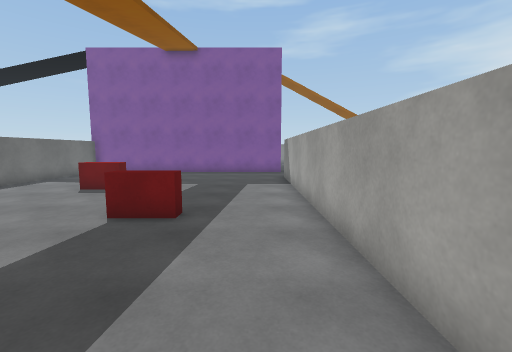
[1] (above)

24 first-person views from a walk through a 3-D level made in the Unity game engine. The camera is 1.5 m above the floor, tilts 6° down and sees 90° across. The floor is counted in squares, 1 m on a side. Each view is taken from the middle of a square. On the plan, view 1 faces up. The plan holds only what a view shows up to about 13 squares ahead; the rest is blank. The place goes on beyond the plan. Surface patterns are stand-ins for the level's own textures.

[2]
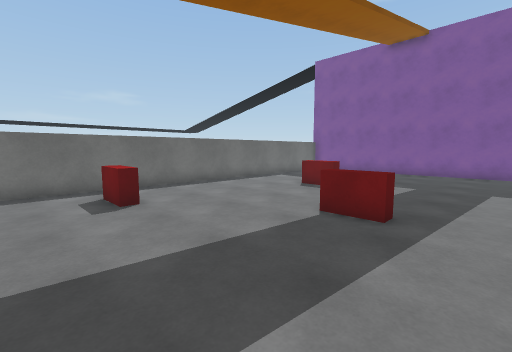

[3]
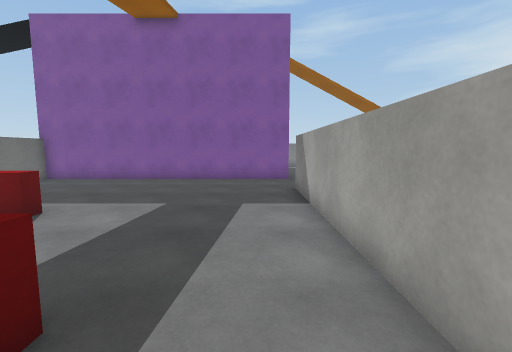

[4]
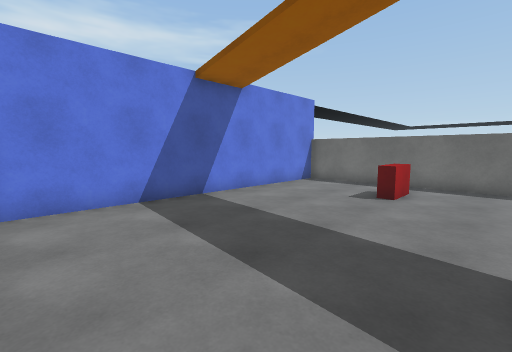

[5]
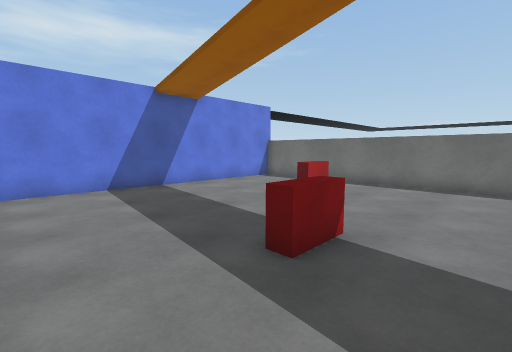

[6]
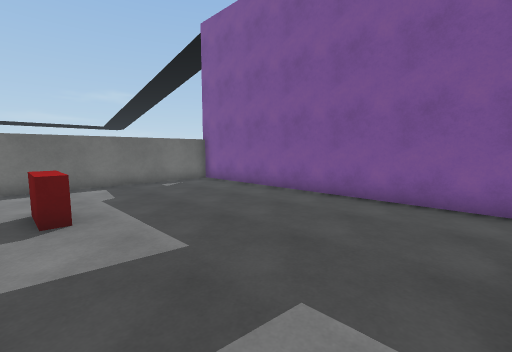

[7]
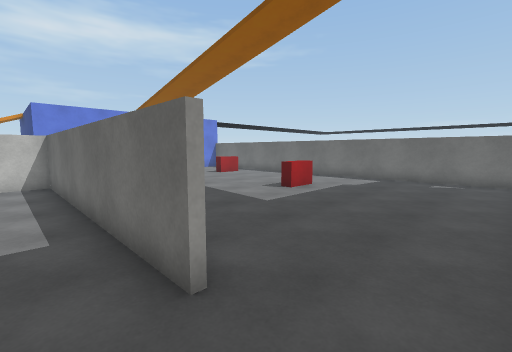

[8]
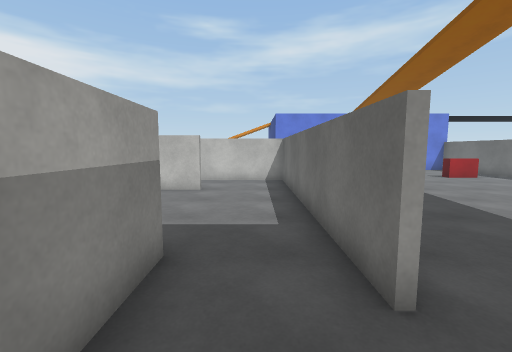

[9]
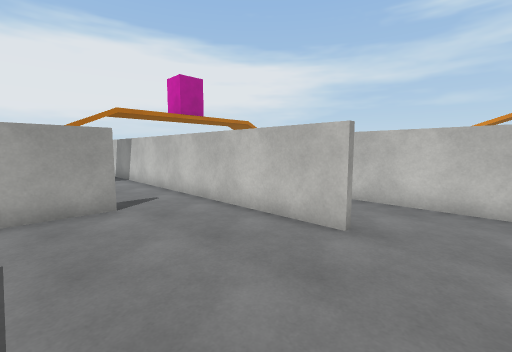

[10]
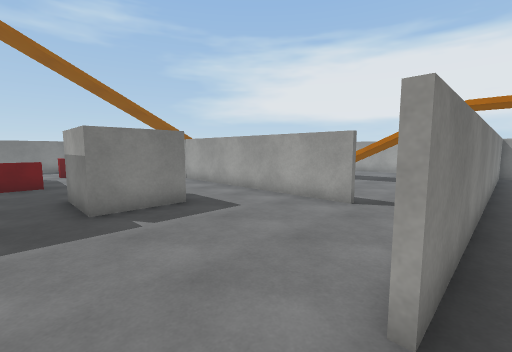

[11]
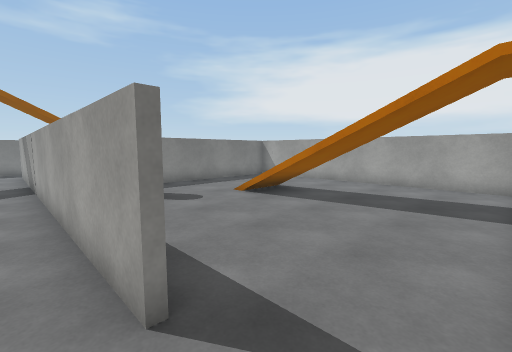

[12]
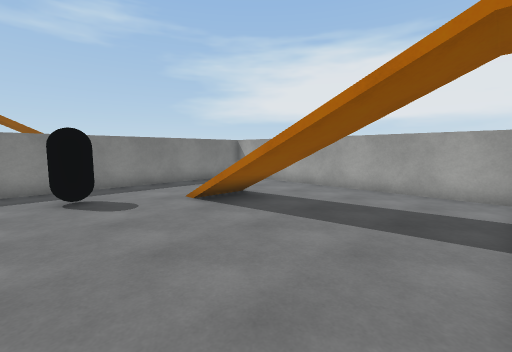

[13]
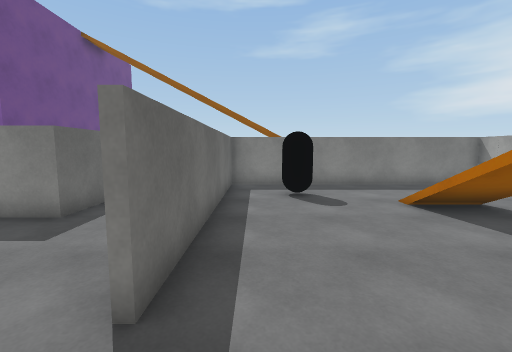

[14]
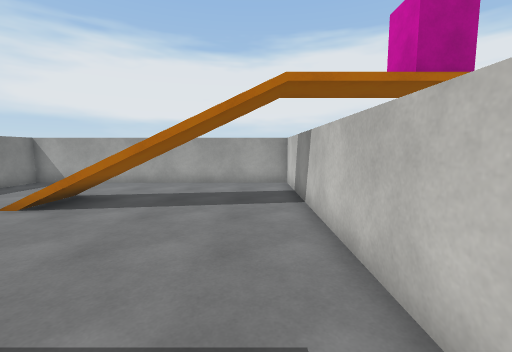

[15]
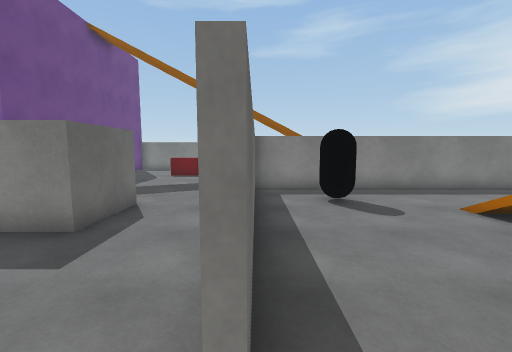

[16]
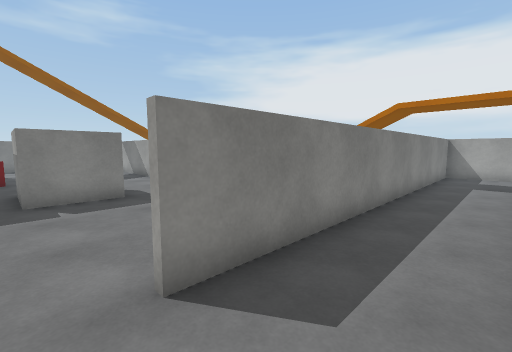

[17]
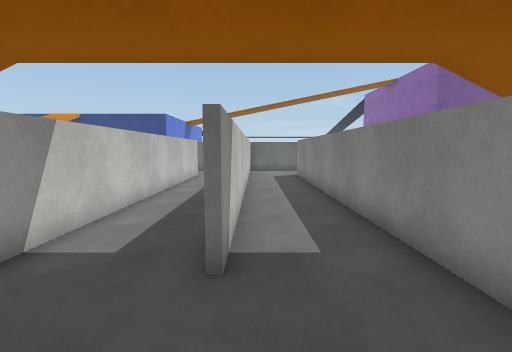

[18]
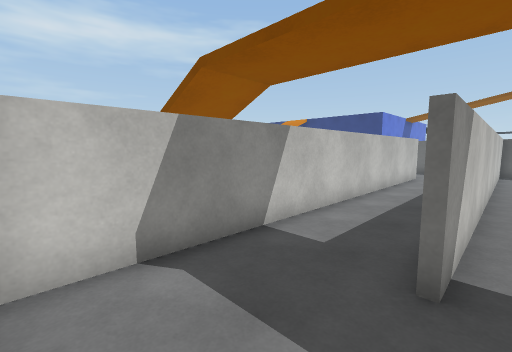

[19]
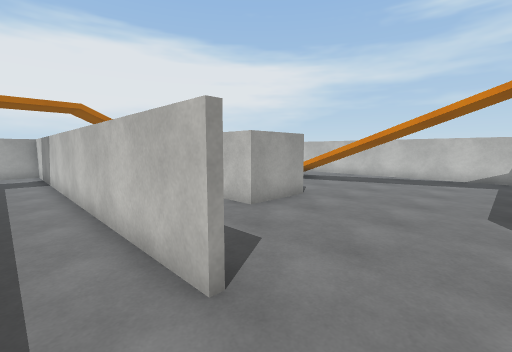

[20]
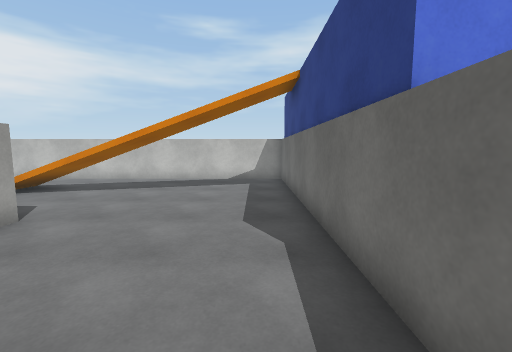

[21]
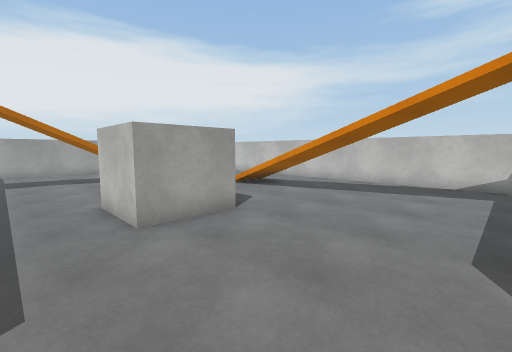

[22]
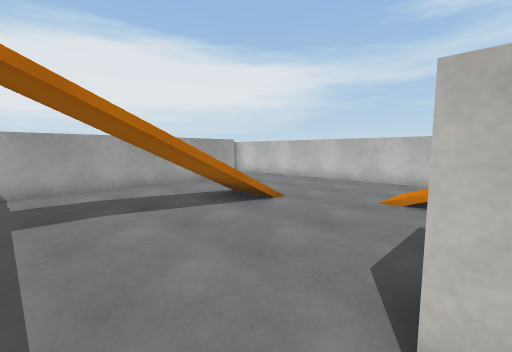

[23]
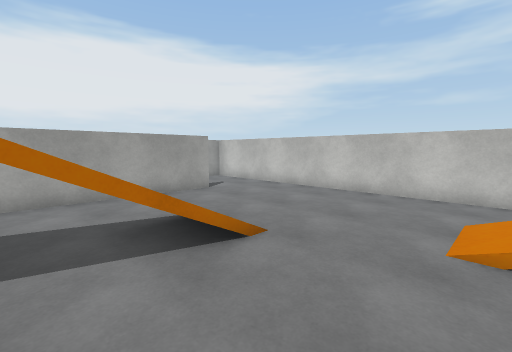

[24]
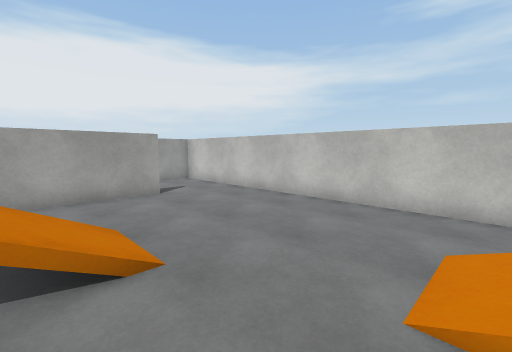

### Floor plan
Key: @ floor where view 1 was taken; # wall or solid block; . floor; / step, stairs or slope; = window, fence, low wall or low ledge; v drop or lower ground; B red block; C black capsule.
Columns run from 11 left of view 1 to 24 right of it. Each row starts with its distance up from view 1.
 19               B.... .#
 18               .......############
 17 ############# .......#..........#
 16 #............... ....#.C........#
 15 #..............#  #..#.CC.......#
 14 #..............#  #..#....///...#
 13 #............#.####..#....=//...#
 12 #............#.......#....v /...#
 11 #............#.......#....v /...#
 10 #....B.......#.......#...../....#
  9 #............#..................#
  8 #............#..................#
  7 #............#..................#
  6 #.......BB...#...################
  5 #............#..................#
  4 #............#..................#
  3 #............################.. #
  2 #..B.........#. ................#
  1 #............# .................#
  0 #..........@.#...################
 -1 #............#..................#
 -2 ##############..................#
 -3              #.....###.... .....#
 -4              #.....#  ....v /...#
 -5              #.....#  ....v /...#
 -6              #....... ....///...#
 -7              #............///...#
 -8              #.....#vv=.........#
 -9              #....    //........#
-10              #..../// //.........
-11              #.....................#
-12              #.....................#
-13              #######################

Where each view was taken, in squares from view 1:
view 1: 0 up, 0 right, facing up
view 2: 0 up, 0 right, facing up-left
view 3: 4 up, 0 right, facing up
view 4: 5 up, 1 right, facing down-left
view 5: 8 up, 1 right, facing down-left
view 6: 9 up, 1 right, facing up-left
view 7: 16 up, 3 right, facing down-left
view 8: 16 up, 3 right, facing down
view 9: 11 up, 3 right, facing down-right
view 10: 6 up, 3 right, facing up-right
view 11: 7 up, 9 right, facing up-right
view 12: 7 up, 11 right, facing up-right
view 13: 7 up, 11 right, facing up
view 14: 8 up, 9 right, facing right
view 15: 8 up, 10 right, facing up
view 16: 4 up, 4 right, facing up-right
view 17: 4 up, 20 right, facing left
view 18: 4 up, 20 right, facing down-left
view 19: 2 up, 3 right, facing down-right
view 20: 0 up, 3 right, facing down
view 21: 1 down, 3 right, facing down-right
view 22: 1 down, 10 right, facing down-right
view 23: 4 down, 12 right, facing down-right
view 24: 6 down, 12 right, facing down-right
